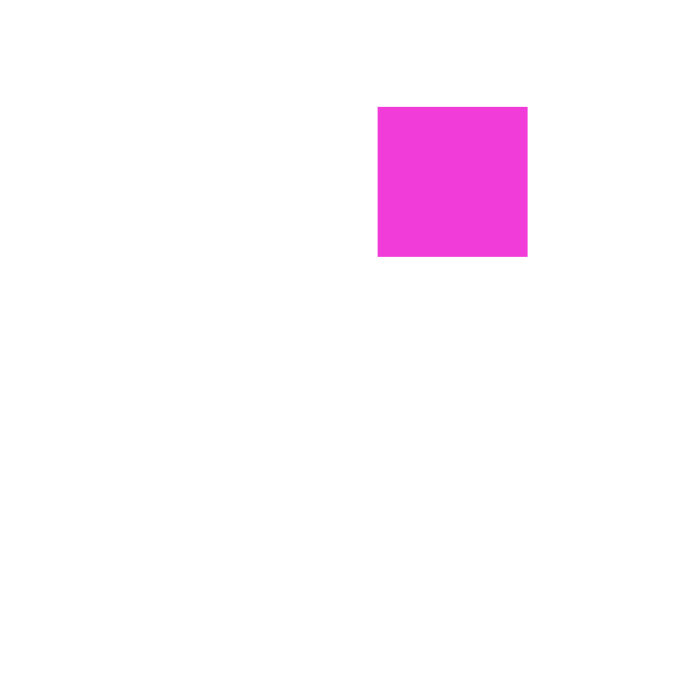
Frame 1 (no input)
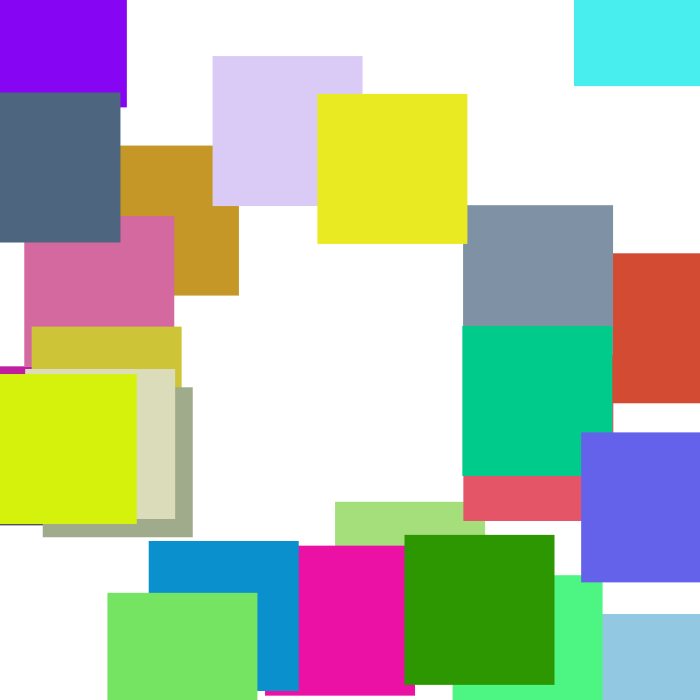
Frame 60 (the mouse pressed at the canvas centre just before this capture)
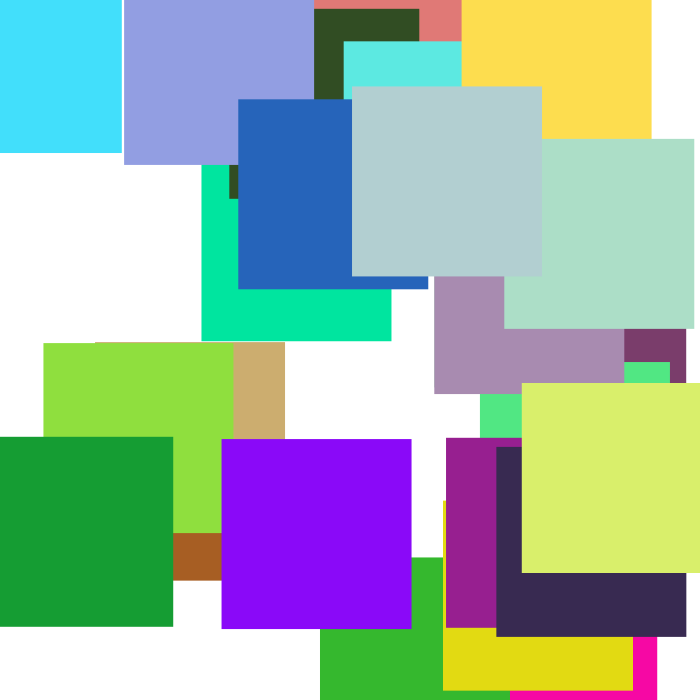
Frame 120 (the mouse held since frame 60 and released just before this capture)

The Processing sketch that drew these frames (run headless with seeded random() and noise(); from frame 60 on, the mouse is pressed at the canvas centre):

// Processing sketch: posiciones
// ── posiciones.pde
float[] posX = new float[20];
float[] posY = new float[20];
float[] tam = new float[20];
int contador = 0;
ArrayList<Trazo> ts;


void setup() {
  size(700, 700);
  rectMode( CENTER );
  ts = new ArrayList<Trazo>();
}

void draw() {
  background(255);
  // ---- Lo que yo necesito que pase:
  boolean condicionRandom = true; // ---- Acá sería siempre que haya sonido 
  float mapeoTam = map(mouseX, 0, width, 150, 230);

  if (condicionRandom) {
    // ---- Acá las posiciones en X e Y deberian ser aleatorias de modo tal que se pisen un poquito pero no tanto
    ts.add(new Trazo(random(width), random(height), mapeoTam)); // ---- El tamaño va a depender del volumen de la voz asi que no es un dato fijo
  }

  for (Trazo t : ts) {
    t.dibujar();
  }
  // ---- Cuando el arraylist supera los 25 se empieza a borrar el [0] para q no colapse, y para que no se sobrecargue el lienzo de trazos
  if (ts.size() >= 25) {
    ts.remove(0);
  }
  /*
  Eso de que el arraylist llegue a 25 es importante porque el programa tiene que estar generando trazos constantemente (siempre y cuando "haySonido == true". 
   No puede pasar que capte sonido y no se agreguen trazos
   */
}


// ---- SOLUCIÓN DEL PROFESOR (comenta el bg para que se vea bien)
void mousePressed() {
  rectMode(CENTER);
  // ---- Un contador que mide lo mismo que el arreglo (arreglo X, Y o TAM. Da igual porq tienen las mismas dimensiones)
  if (contador>=posX.length) {
    contador = 0;
  }

  boolean seSuperponen = true;
  int limite = 10000; // ---- Límite para poder sair del while en algún momento y q no colapse el programa

  while (seSuperponen && limite>0) {

    float nuevoTam = random(120, 190);
    float nuevoX = random(nuevoTam/2, width-nuevoTam/2);
    float nuevoY = random(nuevoTam/2, height-nuevoTam/2);

    seSuperponen = false;

    for (int i=0; i<posX.length; i++) {
      if (dist(nuevoX, nuevoY, posX[i], posY[i])<tam[i]/2+nuevoTam) { // ---- Mide la distancia entre el centro X e Y de las nuevas posiciones, y el centro X e Y de las posiciones []
        seSuperponen=true;
      }
    } 
    /*
    Si yo traslado esto tal cual está acá, lo que pasa es que se dibujan 4 o 5 rect y no se dibujan más porque no sale del ciclo "seSuperponen == true". 
     Probé tocando los tamaños (tamaños que en realidad no dependen del programa sino de la voz) y no tuve éxito 
     Si me podes ayudar joya y sino yafue q la 2pen grax tqm <3
     */
    if (!seSuperponen) {
      posX[contador] = nuevoX;
      posY[contador] = nuevoY;
      tam[contador] = nuevoTam;
      rect(posX[contador], posY[contador], tam[contador], tam[contador]);
      contador++;
    }
    limite--;
    if (limite<=0) {
      contador = 0;
    }
  }
}

// ── Trazo.pde
class Trazo {

  float x, y, tam;
  color colorRelleno;

  Trazo(float x, float y, float tam) {
    this.x = x;
    this.y = y;
    this.tam = tam;
    colorRelleno = color(random(255), random(255), random(255));
  }

  void dibujar() {
    pushStyle();
    noStroke();
    fill(colorRelleno);
    rect(x, y, tam, tam);
    popStyle();
  }
}
